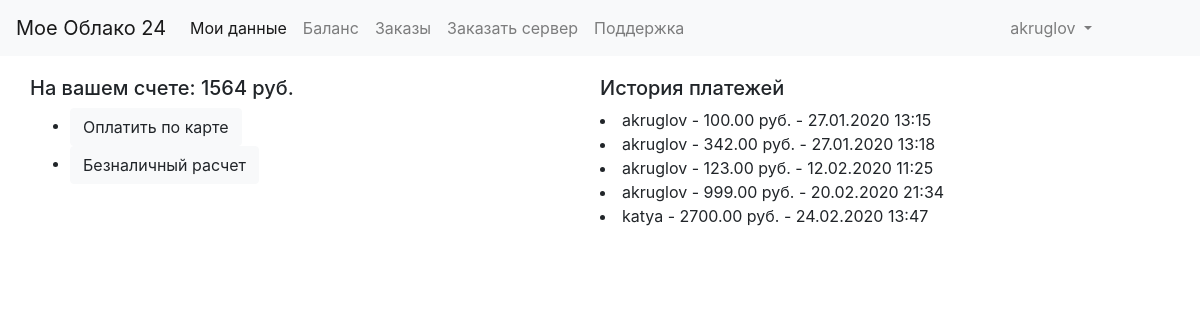
/balance/ (signed in), run on the app's committed database.
### core/models.py (models this page shows)
class Balance(models.Model):
	user = models.ForeignKey(settings.AUTH_USER_MODEL, on_delete=models.CASCADE)
	amount = models.DecimalField(verbose_name='Сумма', max_digits=18, decimal_places=2)
	datetime = models.DateTimeField(verbose_name='Дата', default=timezone.now)
	class Meta:
		verbose_name_plural='Баланс'

### core/views.py (the view)
# urls.py: path('balance/', views.BalanceListView.as_view(), name='balance'),
class BalanceListView(LoginRequiredMixin, ListView):
	model = Balance
	def get_queryset(self):
		if self.request.user.is_staff:
			return Balance.objects.all()
		return Balance.objects.filter(user=self.request.user)
	def get_context_data(self,**kwargs):
		total_prices = Balance.objects.filter(user=self.request.user).aggregate(Sum('amount'))['amount__sum'] or 0
		context = super().get_context_data(**kwargs)
		context['balance_sum'] = total_prices
		return context

### core/templates/core/balance_list.html (shortened to what this page needs)
{% extends 'base.html'%}
{% load static %}
{% block styles %}
<link rel="stylesheet" type="text/css" href="{% static 'core/css/index.css' %}">
 {% endblock %}
 {% block content %}
 <div class="container">
 <div class="row">
 <div class="cell2">
 	<h5> На вашем счете: {{balance_sum}} руб.</h5>
<ul>
	<li><a href="{% url 'balance/add'%}" class="btn btn-light"> Оплатить по карте</a> </li>
	<li><a href="{% url 'balance/add'%}" class="btn btn-light"> Безналичный расчет</a> </li>
</ul>
</div>
<div class="cell2">
 	<h5>История платежей</h5>
	{% for balance in object_list %}
    <li> {{ balance.user }} - {{ balance.amount }} руб. - {{ balance.datetime|date:"d.m.Y" }} {{ balance.datetime|time:"H:i" }} </li>
{% empty %}
    <li>Платежей нет</li>
{% endfor %}
</div>
</div>
</div>
 {% endblock %}

### templates/base.html (shortened to what this page needs)
{% load static %}
<html lang='ru'>
<head>
	<link rel="stylesheet" type="text/css" href="{% static 'bootstrap/css/bootstrap.min.css' %}">
	{% block styles %}{% endblock %}
	<body>
		{% block nav %}
	<nav class="navigation navbar navbar-expand-lg navbar-light bg-light">
  <a class="navbar-brand" href="{% url 'index' %}">Мое Облако 24</a>
  <div class="collapse navbar-collapse" id="navbarNav">
    <ul class="navbar-nav">
      <li class="nav-item active">
        <a class="nav-link" href="{% url 'index' %}">Мои данные <span class="sr-only">(current)</span></a>
      </li>
      <li class="nav-item">
        <a class="nav-link" href="{% url 'balance' %}">Баланс</a>
      </li>
      <li class="nav-item">
        <a class="nav-link" href="{% url 'orderlist' %}">Заказы</a>
      <li class="nav-item">
        <a class="nav-link" href="{% url 'order' %}">Заказать сервер</a>
      </li>
      <li class="nav-item">
        <a class="nav-link" href="{% url 'feedback-list' %}">Поддержка</a>
      </li>
    </ul>
    {% if request.user.is_authenticated %}
    <ul class="navbar-nav navbar-right">
        <li class="nav-item dropdown">
        <a class="nav-link dropdown-toggle" href="#" id="navbarDropdown" role="button" data-toggle="dropdown" aria-haspopup="true" aria-expanded="false">
          {{user}}
        </a>
      </li>
    </ul>
    {% endif %}
  </div>
</nav>
		{% endblock %}
		{% block content %} {% endblock %}
	</body>
</head>
</html>

### core/static/core/css/index.css (style rules this page uses)
.navigation { margin-bottom: 20px; }
.navbar-right { position:absolute; right: 100px; }
.cell2 { width: 50%; }

### data on the page
Balance: user "akruglov", amount "100.00", datetime "27.01.2020", datetime "13:15"
Balance: user "akruglov", amount "342.00", datetime "27.01.2020", datetime "13:18"
Balance: user "akruglov", amount "123.00", datetime "12.02.2020", datetime "11:25"
Balance: user "akruglov", amount "999.00", datetime "20.02.2020", datetime "21:34"
Balance: user "katya", amount "2700.00", datetime "24.02.2020", datetime "13:47"

### other printed values
{{ user }} "akruglov"
{{ balance_sum }} "1564"
